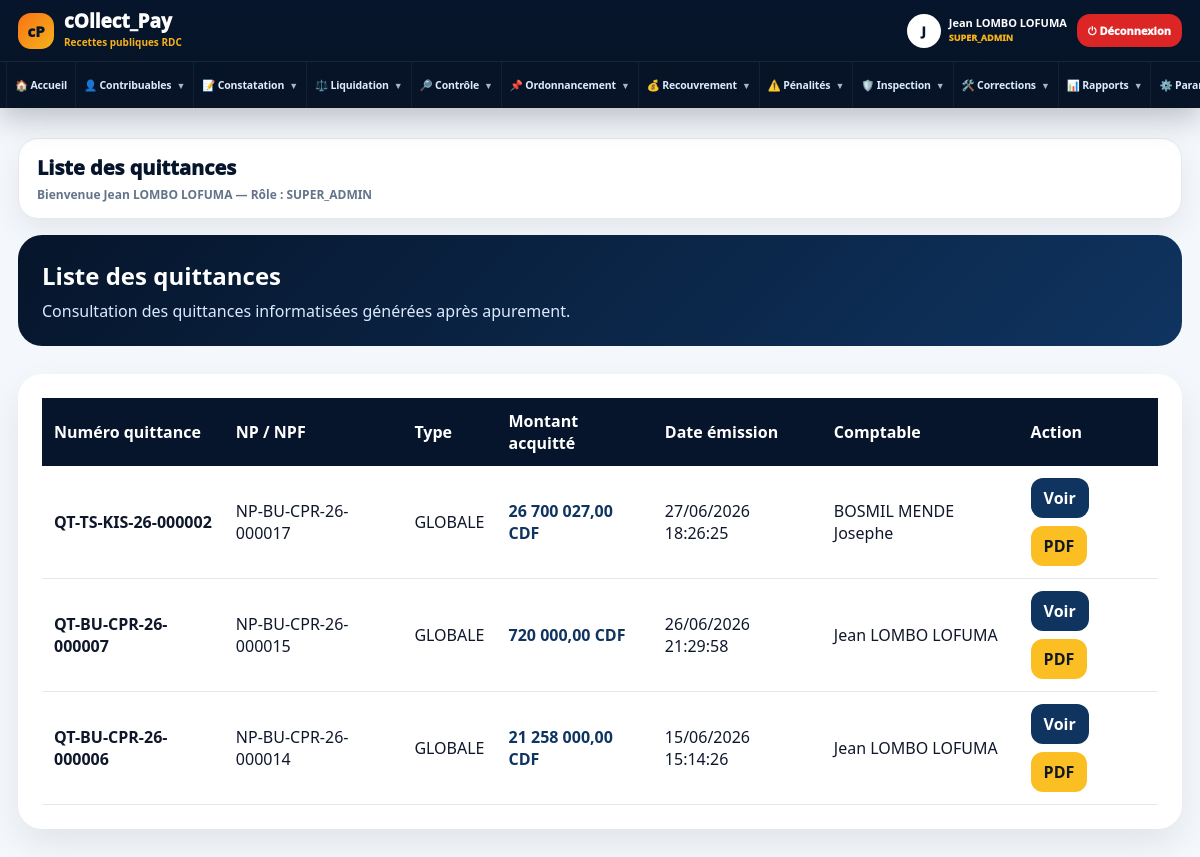
Page /modules/recouvrement/quittance_list.php (signed in) on the committed database.
### tables this page shows
CREATE TABLE `quittances` (
  `id` int(11) NOT NULL,
  `numero_quittance` varchar(80) NOT NULL,
  `apurement_id` int(11) NOT NULL,
  `montant_acquitte` decimal(18,2) NOT NULL,
  `qr_hash` text DEFAULT NULL,
  `qr_data` text DEFAULT NULL,
  `date_emission` timestamp NOT NULL DEFAULT current_timestamp(),
  `user_comptable_id` int(11) DEFAULT NULL,
  `penalite_assiette` decimal(18,2) DEFAULT 0.00,
  `penalite_recouvrement` decimal(18,2) DEFAULT 0.00,
  `nom_receptionniste` varchar(150) DEFAULT NULL,
  `fonction_receptionniste` varchar(150) DEFAULT NULL,
  `signature_receptionniste` varchar(255) DEFAULT NULL,
  `date_signature_receptionniste` datetime DEFAULT NULL,
  `date_signature_comptable` datetime DEFAULT NULL,
  `observation_signature` text DEFAULT NULL
);

CREATE TABLE `notes_perception` (
  `id` int(11) NOT NULL,
  `numero_np` varchar(80) NOT NULL,
  `note_debit_id` int(11) NOT NULL,
  `date_ordonnancement` date DEFAULT NULL,
  `date_echeance` date DEFAULT NULL,
  `montant_total` decimal(18,2) DEFAULT 0.00,
  `penalite_recouvrement` decimal(18,2) DEFAULT 0.00,
  `banque_id` int(11) DEFAULT NULL,
  `compte_bancaire` varchar(150) DEFAULT NULL,
  `est_fractionnee` tinyint(1) DEFAULT 0,
  `statut_fractionnement` enum('aucun','en_cours','fractionnee') DEFAULT 'aucun',
  `statut` enum('en_attente','non_payee','partiellement_payee','payee','defaillante','annulee') DEFAULT 'en_attente',
  `user_ordonnateur_id` int(11) DEFAULT NULL,
  `created_at` timestamp NOT NULL DEFAULT current_timestamp(),
  `type_np` enum('globale','fractionnee') DEFAULT 'globale',
  `np_mere_id` int(11) DEFAULT NULL,
  `avis_fractionnement_id` int(11) DEFAULT NULL,
  `numero_tranche` int(11) DEFAULT NULL,
  `declarant_nom` varchar(150) DEFAULT NULL,
  `montant_initial` decimal(18,2) DEFAULT 0.00,
  `montant_paye` decimal(18,2) DEFAULT 0.00,
  `solde_restant` decimal(18,2) DEFAULT 0.00,
  `date_emission` datetime DEFAULT NULL,
  `annotation_autorite` text DEFAULT NULL,
  `sceau_appose` tinyint(1) DEFAULT 0,
  `penalite_assiette` decimal(18,2) DEFAULT 0.00
);

CREATE TABLE `users` (
  `id` int(11) NOT NULL,
  `nom` varchar(150) NOT NULL,
  `email` varchar(150) NOT NULL,
  `telephone` varchar(50) DEFAULT NULL,
  `photo` varchar(255) DEFAULT NULL,
  `statut` enum('actif','inactif') DEFAULT 'actif',
  `derniere_connexion` datetime DEFAULT NULL,
  `password` text NOT NULL,
  `role_id` int(11) DEFAULT NULL,
  `province_id` int(11) DEFAULT NULL,
  `centre_id` int(11) DEFAULT NULL,
  `service_id` int(11) DEFAULT NULL,
  `niveau` enum('centre','province','national') DEFAULT 'centre',
  `actif` tinyint(1) DEFAULT 1,
  `created_at` timestamp NOT NULL DEFAULT current_timestamp(),
  `updated_at` datetime DEFAULT NULL
);

### modules/recouvrement/quittance_list.php (the view, shortened to what this page needs)
<?php
require_once "../../config/database.php";
$stmt = $pdo->prepare("
    SELECT
        q.*,
        ap.reference_type,
        ap.reference_id,
        np.numero_np,
        np.type_np,
        u.nom AS nom_comptable
    FROM quittances q
    LEFT JOIN apurements ap ON q.apurement_id = ap.id
    LEFT JOIN notes_perception np ON ap.reference_id = np.id
    LEFT JOIN users u ON q.user_comptable_id = u.id
    ORDER BY q.date_emission DESC
");
$stmt->execute();
$quittances = $stmt->fetchAll();
function formatDateQuittance($date) {
    return date('d/m/Y H:i:s', strtotime($date));
}
?>
<!DOCTYPE html>
<html lang="fr">
<head>
<link rel="stylesheet" href="/collect_pay/assets/css/admin.css">
</head>
<body>
<div class="admin-layout">
<?php require_once "../../includes/sidebar.php"; ?>
<main class="main-content">
<?php require_once "../../includes/topbar.php"; ?>
<div class="hero">
    <h2>Liste des quittances</h2>
    <p>Consultation des quittances informatisées générées après apurement.</p>
</div>
<div class="panel">
    <table class="table-premium">
        <tr>
            <th>Numéro quittance</th>
            <th>NP / NPF</th>
            <th>Type</th>
            <th>Montant acquitté</th>
            <th>Date émission</th>
            <th>Comptable</th>
            <th>Action</th>
        </tr>
        <?php foreach ($quittances as $q): ?>
            <tr>
                <td><strong><?= htmlspecialchars($q['numero_quittance']) ?></strong></td>
                <td><?= htmlspecialchars($q['numero_np'] ?? '-') ?></td>
                <td><?= strtoupper(htmlspecialchars($q['type_np'] ?? $q['reference_type'] ?? '-')) ?></td>
                <td><span class="amount"><?= number_format($q['montant_acquitte'] ?? 0, 2, ',', ' ') ?> CDF</span></td>
                <td><?= htmlspecialchars(formatDateQuittance($q['date_emission'] ?? null)) ?></td>
                <td><?= htmlspecialchars($q['nom_comptable'] ?? '-') ?></td>
                <td>
                    <div class="action-group">
                        <a class="btn-action" href="quittance_view.php?numero=<?= urlencode($q['numero_quittance']) ?>">
                            Voir
                        </a>
                        <a class="btn-action btn-pdf" target="_blank" href="/collect_pay/reports/quittance_pdf.php?numero=<?= urlencode($q['numero_quittance']) ?>">
                            PDF
                        </a>
                    </div>
                </td>
            </tr>
        <?php endforeach; ?>
    </table>
</div>
</main>
</div>
</body>
</html>

### assets/css/admin.css (style rules this page uses)
* { box-sizing: border-box; }
body { margin: 0; font-family: 'Segoe UI', sans-serif; background: #f4f7fb; color: #1f2937; }
.admin-layout { min-height: 100vh; }
.main-content { margin-left: 280px; width: calc(100% - 280px); padding: 28px; transition: all .35s ease; }
.panel { background: white; border-radius: 24px; padding: 24px; margin-top: 28px; box-shadow: 0 15px 35px rgba(0,0,0,.08); }
.table-premium { width: 100%; border-collapse: collapse; }
.table-premium th { background: #06152b; color: white; padding: 12px; text-align: left; }
.table-premium td { padding: 12px; border-bottom: 1px solid #e5e7eb; }

### modules/recouvrement/quittance_list.php (style rules this page uses)
.hero { background:linear-gradient(135deg,#06152b,#0f3460); color:white; padding:24px; border-radius:24px; margin-bottom:20px; }
.hero h2 { margin:0;font-weight:900 }
.hero p { margin:8px 0 0;color:#dbeafe }
.amount { font-weight:900; color:#0f3460; }
.btn-action { display:inline-block; padding:9px 13px; border-radius:12px; text-decoration:none; font-weight:900; background:#0f3460; color:white; }
.btn-pdf { background:#fbbf24; color:#111827; }
.action-group { display:flex; gap:8px; flex-wrap:wrap; }

### includes/sidebar.php (style rules this page uses)
:root { --cp-navy:#06152b;--cp-blue:#0f3460;--cp-gold:#f6b21a;--cp-bg:#f4f7fb;--cp-border:#e5e7eb;--cp-text:#0f172a;--cp-muted:#64748b }
html,body { margin:0!important;padding:0!important;background:var(--cp-bg)!important;font-family:'Segoe UI',Arial,sans-serif!important;color:var(--cp-text)!important;overflow-x:hidden!important }
.admin-layout { min-height:100vh!important;display:block!important }
.main-content,.cp-main,main { margin-left:0!important;width:100%!important;max-width:100%!important;min-height:100vh!important;padding:0 18px 26px!important }

### rows in the picture
quittances: numero_quittance "QT-TS-KIS-26-000002", notes_perception.numero_np "NP-BU-CPR-26-000017", notes_perception.type_np "GLOBALE", montant_acquitte "26 700 027,00", date_emission "27/06/2026 18:26:25", user_comptable.nom "BOSMIL MENDE Josephe"
quittances: numero_quittance "QT-BU-CPR-26-000007", notes_perception.numero_np "NP-BU-CPR-26-000015", notes_perception.type_np "GLOBALE", montant_acquitte "720 000,00", date_emission "26/06/2026 21:29:58", user_comptable.nom "Jean LOMBO LOFUMA"
quittances: numero_quittance "QT-BU-CPR-26-000006", notes_perception.numero_np "NP-BU-CPR-26-000014", notes_perception.type_np "GLOBALE", montant_acquitte "21 258 000,00", date_emission "15/06/2026 15:14:26", user_comptable.nom "Jean LOMBO LOFUMA"

### other values in the picture
substr($nom,0,1) "J"
$nom "Jean LOMBO LOFUMA"
$role "SUPER_ADMIN"
$page_title "Liste des quittances"
